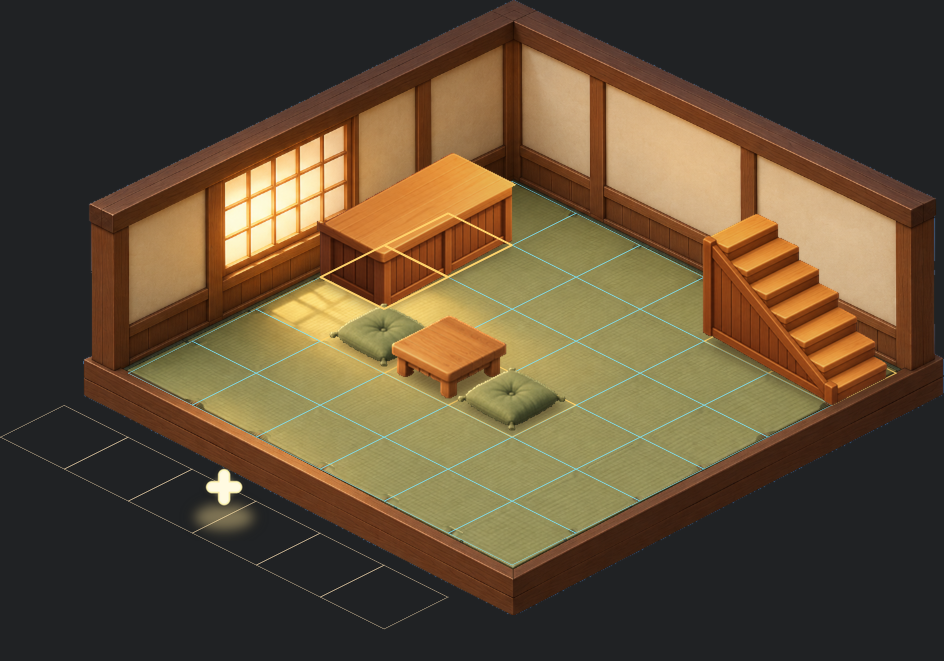
#> input picture start-room-3d/align-v7/align-counter-flipped.png, 2832 x 1983 px, given in place of p-07.png, which was not available (shown at 1/3 size)
$ python compare.py out.png
#> lines starting #> are read from the running program, lines starting #| are printed output that depends on the picture; pictures that were not available may be replaced by others from this repository, and a replacement may not be noted
from PIL import Image, ImageDraw
from pathlib import Path
import sys
out=Path(sys.argv[1])
guide=Image.open('/workspace/shiba-cafe-docs/final-chars/pages/p-07.png').convert('RGB').crop((62,127,433,337))
render=Image.open(out/'still.png').convert('RGB')
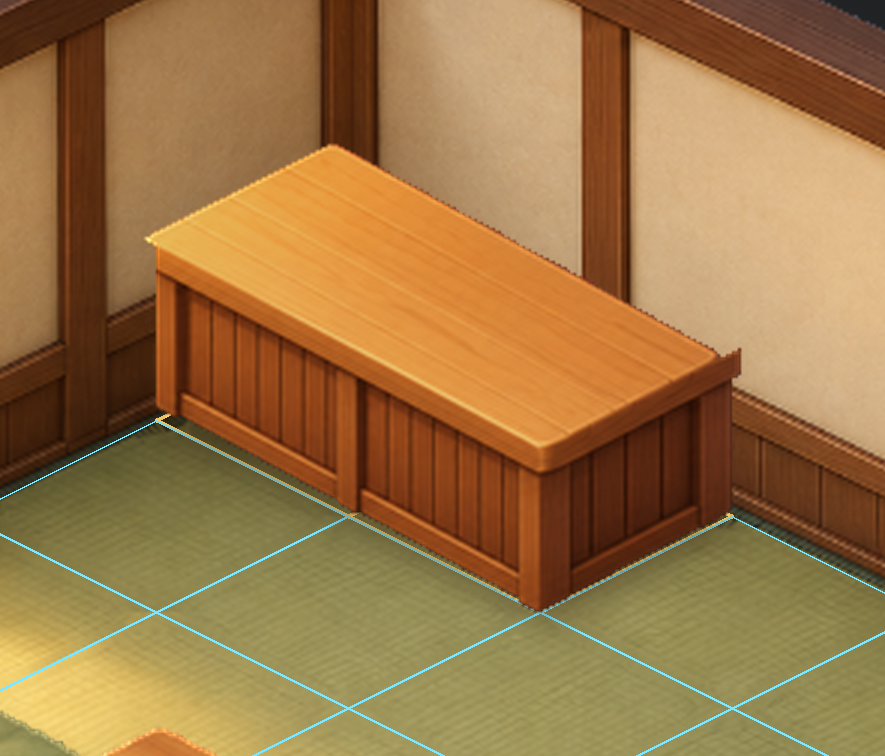
#> input picture start-room-3d/align-v7/align-counter.png, 885 x 756 px, given in place of still.png, which was not available
# Preserve the entire portrait capture as a separate deliverable. Crop only cream margins for comparison.
pixels=render.load(); points=[]
for y in range(render.height):
    for x in range(render.width):
        r,g,b=pixels[x,y]
        if max(r,g,b)-min(r,g,b)>35 and r<240: points.append((x,y))
#> after the loop, points = 658664 items
if not points: raise RuntimeError('No rendered scene found; comparison refused')
xs,ys=zip(*points); render=render.crop((max(0,min(xs)-12),max(0,min(ys)-12),min(render.width,max(xs)+13),min(render.height,max(ys)+13)))
#> after `xs, ys = zip(*points)`: xs = 658664 items; ys = 658664 items
canvas=Image.new('RGB',(1000,370),'#fff8ec'); draw=ImageDraw.Draw(canvas)
#> after `canvas = Image.new('RGB', (1000, 370), '#fff8ec')`:
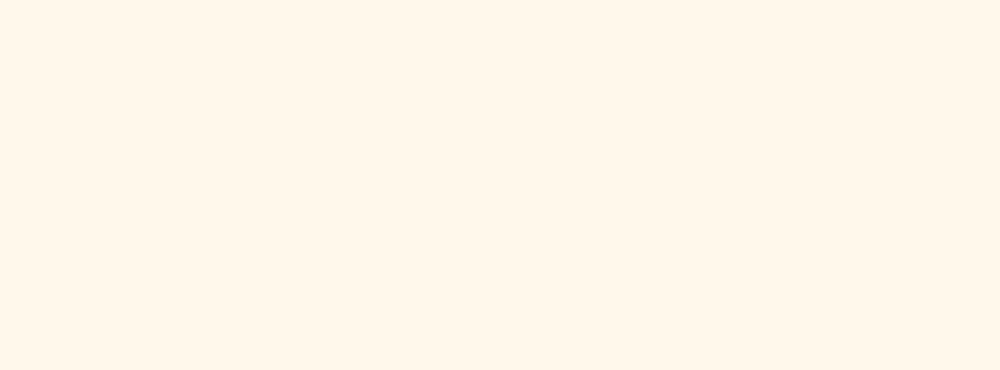
#> canvas: PIL image 1000x370 RGB; mean R, G, B 255, 248, 236
for img,x,title in [(guide,15,'GUIDE P07 — room + empty dirt'),(render,515,'THREE.JS — same elevated 3/4 view')]:
    img.thumbnail((470,300));canvas.paste(img,(x+(470-img.width)//2,45+(300-img.height)//2));draw.text((x,15),title,fill='#493022')
#> this loop made 2 passes
#> (x, title) on passes 1 to 2: (15, 'GUIDE P07 — room + empty dirt'), (515, 'THREE.JS — same elevated 3/4 view')
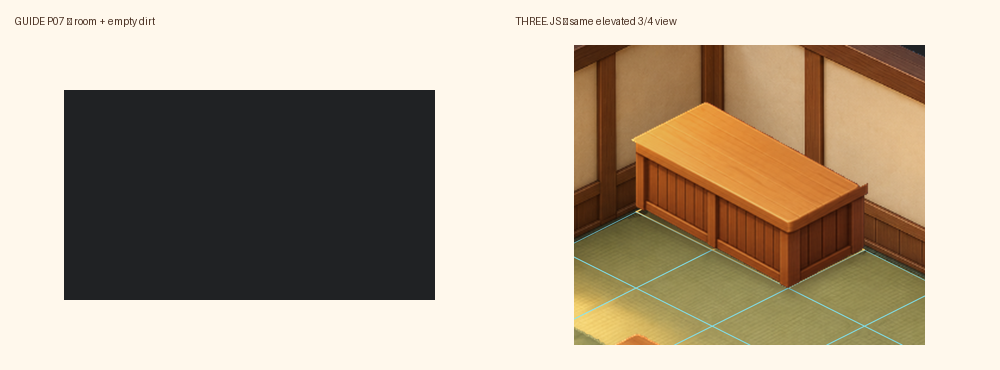
#> canvas: PIL image 1000x370 RGB; mean R, G, B 179.8, 165.9, 146.4
canvas.save(out/'compare-p07.png')
